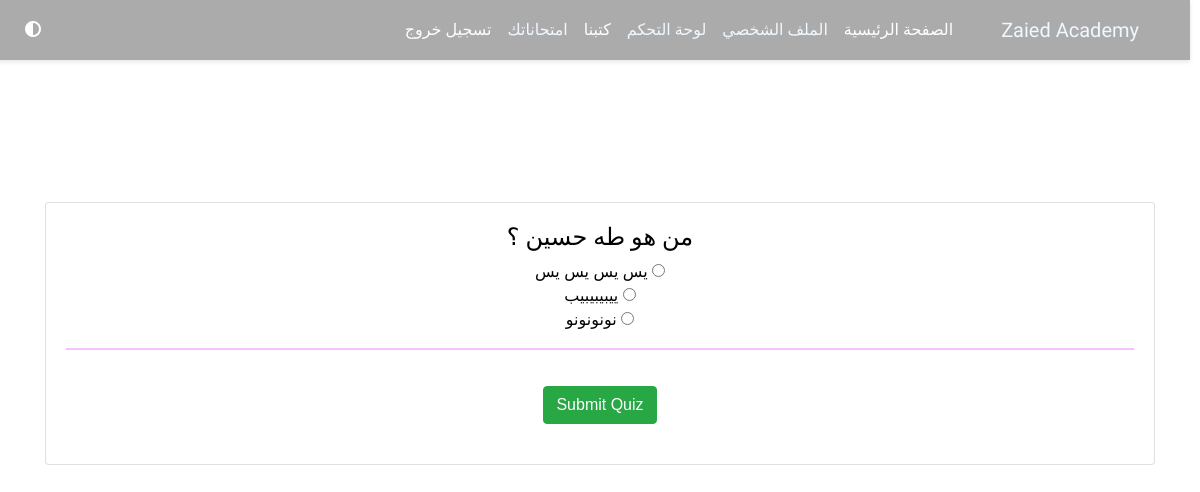
The app's page /quizs/quiz/2/ (signed in), older data.
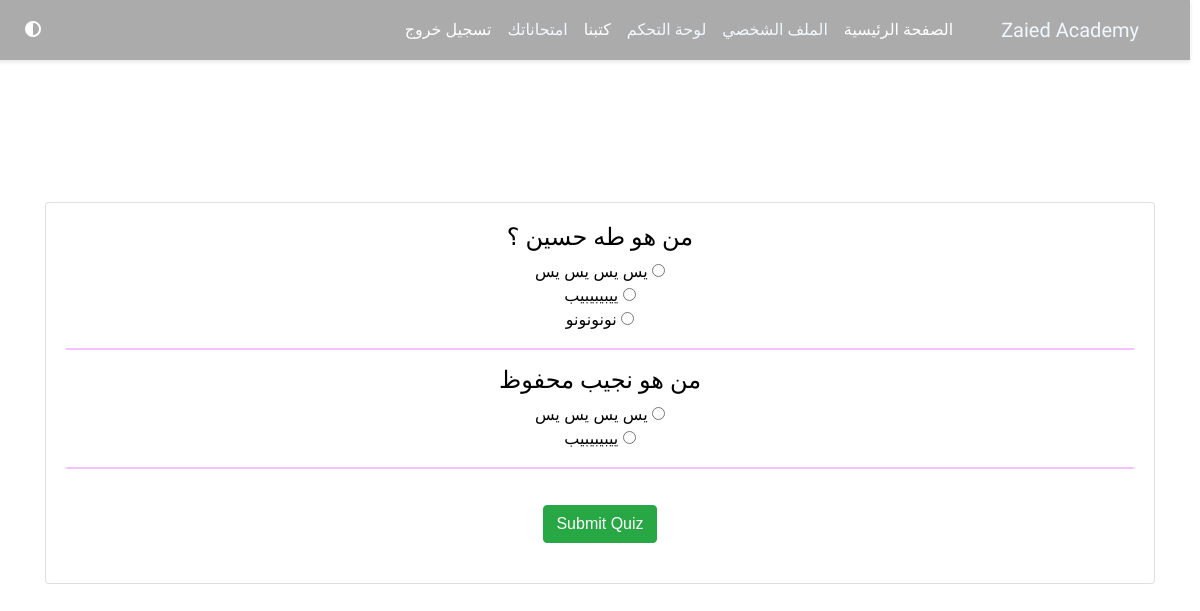
The same page, newer data.
### Qiuzs/models.py (models this page shows, shortened)
class Question(models.Model):
    category = models.ForeignKey(Category, on_delete=models.CASCADE, null=True, blank=True)
    lesson = models.ForeignKey(Lesson, on_delete=models.CASCADE, null=True, blank=True)
    grade = models.ForeignKey(Grade, on_delete=models.CASCADE, null=True, blank=True)
    text = models.CharField(max_length=255)  # نص السؤال
    created_at = models.DateTimeField(auto_now_add=True)

class Choice(models.Model):
    question = models.ForeignKey(Question, on_delete=models.CASCADE, related_name='choices')
    text = models.CharField(max_length=255)  # نص الاختيار
    is_correct = models.BooleanField(default=False)  # يشير إذا كان الاختيار صحيحًا

### LP_app/decorators.py (the view)
    def _wrapped_view(request, *args, **kwargs):
        if request.user.is_anonymous:
            return redirect('landing')
        else:
            try:
                subscription = Subscription.objects.get(user=request.user)
                if not subscription.is_active():
                    return redirect('subscribe')  # توجيه المستخدم إلى صفحة الاشتراك إذا لم يكن الاشتراك مفعلًا
            except Subscription.DoesNotExist:
                return redirect('subscribe')  # توجيه المستخدم إلى صفحة الاشتراك إذا لم يكن هناك اشتراك
            return view_func(request, *args, **kwargs)

### LP_app/context_processor.py (called while the page is built)
def subscription_status(request):
    if request.user.is_authenticated:
        try:
            status = Subscription.objects.get(user=request.user)
        except Subscription.DoesNotExist:
            status = False
    else:
        status = False
    return {
        'status': status,
    }

### Qiuzs/views.py (called while the page is built, shortened)
@login_required
@subscription_required
def take_quiz(request, pk):
    if request.user.is_anonymous:
        return redirect('landing')
    else:
        context = {}  # Initialize context dictionary
        lesson = get_object_or_404(Lesson, id=pk)
        if request.user.is_superuser or request.user.is_staff:
            questions = Question.objects.filter(lesson=lesson)
            categories = Category.objects.all()
            context.update({
                'lesson': lesson,
                'questions': questions,
                'categories': categories,
            })
        return render(request, 'Quizs/take_quiz.html', context)

### Subscription/models.py (called while the page is built)
    def is_active(self):
        return self.end_date and self.end_date >= timezone.now()+ timedelta(hours=2)    # استخدم timezone.now()

### templates/Quizs/take_quiz.html (shortened to what this page needs)
{% extends 'base.html' %}
{% block content %}
<div class="card">
    {% if questions %}
    <form method="POST" style="padding: 20px;">
        {% for question in questions %}
            <h4>{{ question.text }}</h4>
            {% for choice in question.choices.all %}
                <input type="radio" name="{{ question.id }}" value="{{ choice.id }}">
                {{ choice.text }}<br>
            {% endfor %}
            <hr>
        {% endfor %}
        <button type="submit" class="btn btn-success" style="margin: 20px;">Submit Quiz</button>
    </form>
    {% endif %}
</div>
{%endblock%}

Row changes from the older to the newer data that the page shows:
added Question: text "من هو نجيب محفوظ"
added Choice: text "يس يس يس يس", shown under "من هو نجيب محفوظ"
added Choice: text "ييبيبيبيب", shown under "من هو نجيب محفوظ"
